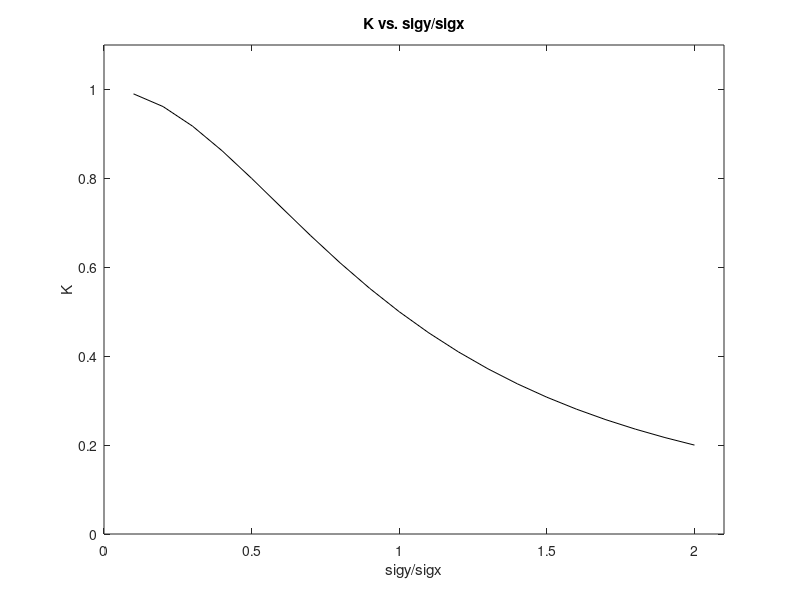

Recreate this plot in MATLAB.
%K in function of sigmay/sigmax
%
%values of sigmay/sigmax 
r=0.1:0.1:2;
%reserve space
K=zeros(1,length(r));

figure(1)
K=1./(1+r.^2); %vectorized code
plot(r,K,'k');

title('K vs. sigy/sigx');
xlabel('sigy/sigx'); ylabel('K');
axis([0 2.1 0 1.1]);
